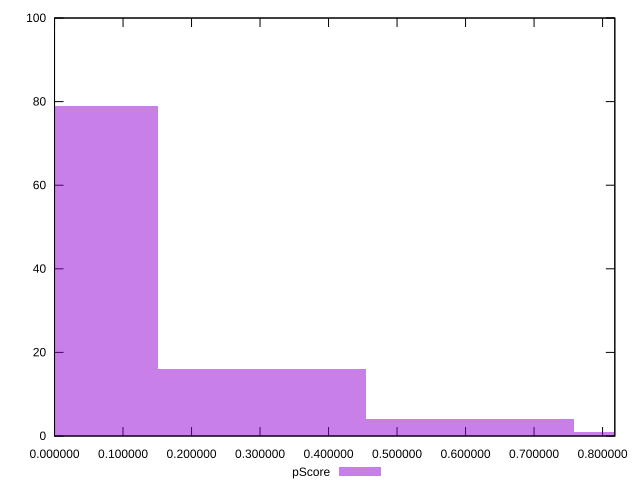

Write gnuplot code to recreate this figure.
reset

$pScore <<EOF
0.6061472300345647 4
0 79
0.30307361501728236 16
0.9092208450518471 1
EOF

set key outside below
set boxwidth 0.30307361501728236
set xrange [0.000005506437322999602:0.8178834073536193]
set yrange [0:100]
set trange [0:100]
set style fill transparent solid 0.5 noborder
set terminal svg size 640, 490 enhanced background rgb 'white'
set output "reports/report_00028_2021-02-24T12-49-42.674Z/estimated-input-latency/samples/astro/pScore/histogram.svg"

plot $pScore title "pScore" with boxes

reset
